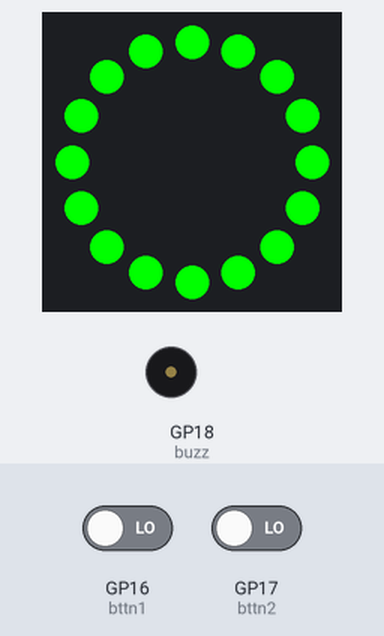
Bench run of a program on a simulated Raspberry Pi Pico running MicroPython. Parts: 16 RGB LEDs in a ring, first at the top, clockwise, buzzer (waves = sounding, pin HIGH). The inputs (shaded band) are chosen by the test bench; at power-on: GP17 (bttn2) LOW, GP16 (bttn1) LOW.

Above: at 4.7 s.
4.8 s: GP17 (bttn2) driven HIGH
At 6.3 s:
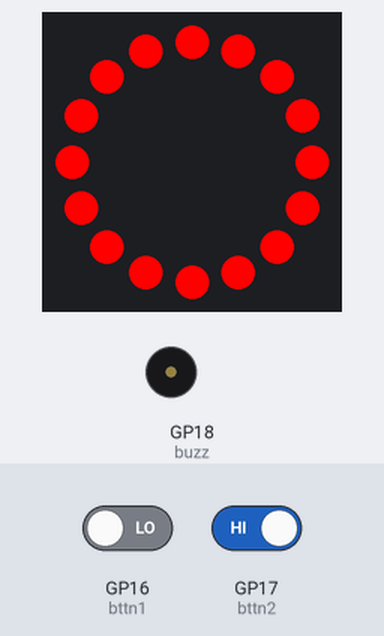
7.8 s: GP16 (bttn1) driven HIGH
At 8.4 s:
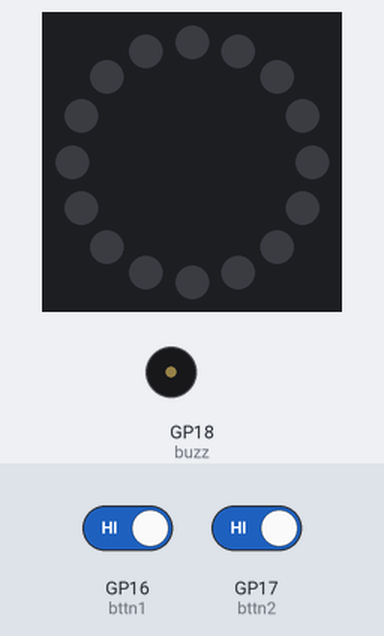
10.8 s: GP16 (bttn1) driven LOW
At 11.9 s:
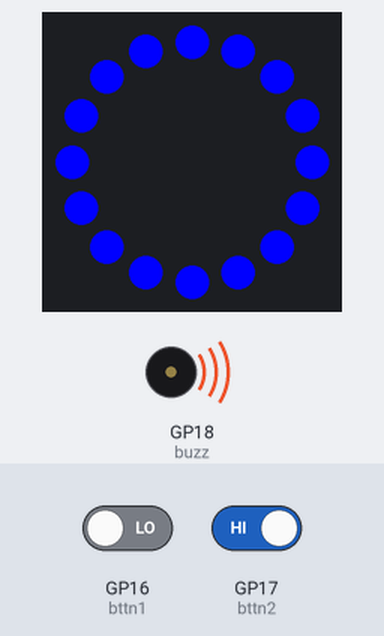
13.8 s: GP17 (bttn2) driven LOW
At 14.6 s:
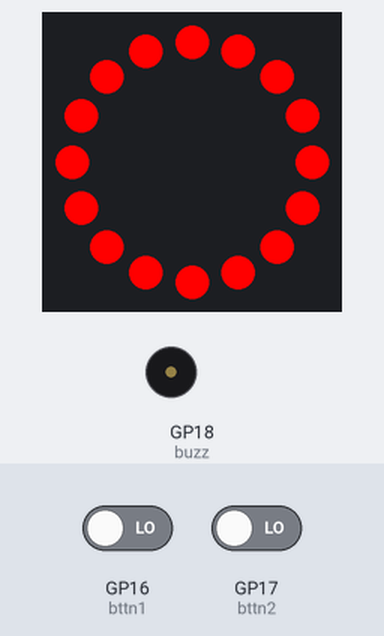
Timing chart, 0 to 16.3 s (numbered marks = the images above; inputs shaded):
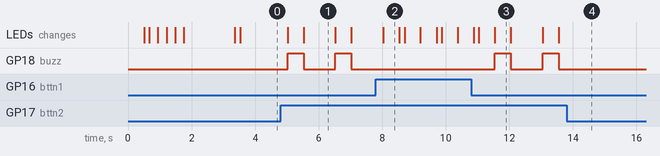

The program:

BusyLight_PICOver01.py
```python
# ---------------------------------------------------------------------
# BusyLight_PICOver01.py
# ======================
#
# Prvni,jednoducha ukazka reseni "BusyLight" za pouziti desky Raspberry
# Pi Pico. Jako svetelny majak pouzit kruh 16-ti RGB LED WS2812B. Ovla-
# dani pomoci dvou tlacitek. Jako sirena pouzit aktivni bzucak.
#
# tlacitko 1.      GP16   prepinani BUSY OFF/ON (zelena/cervena)
# tlacitko 2.      GP17   privolavaci PANIC MODE (stridave cervena+mod-
#                         ra+zvukove znameni na modre)
# aktivni bzucak   GP18   spinani bzucaku resp. "piskatka"
#
# *Sestaveno za pouziti ukazek a trid dostupnych v repozitarich GitHub
# https://github.com/benevpi/pico_python_ws2812b
# https://github.com/blaz-r/pi_pico_neopixel
#
# *Ceske komentare zdrojoveho kodu  (Czech comments of the source code)
#
# vytvoreno:       06.07.2022 (RKu70cz)
# verze:           1.00
# posledni uprava: 09.07.2022 (RKu70cz)
#
# (c) 2022, RKu70cz
# ---------------------------------------------------------------------

from machine import Pin
import time
import ws2812b

#
# metoda "RingOFF"
#         =======
#
# Zhasne vsechny diody LED pasku resp. nastavi na nich cernou barvu
#
def RingOFF():
    ring.fill( BLACK[0],BLACK[1],BLACK[2] )
    ring.show()
    time.sleep(0.5)

#
# metoda "busyON"
#         =======
#
# Vsechny diody LED pasku postupne rozsviti cervene
#
def busyON():
    RingOFF()
    for i in range(numLEDs):
        ring.set_pixel(i, RED[0], RED[1], RED[2])
        time.sleep(0.01)
        ring.show()

#
# metoda "busyOFF"
#         ========
#
# Vsechny diody LED pasku postupne rozsviti zelene
#
def busyOFF():
    RingOFF()
    for i in range(numLEDs):
        ring.set_pixel(i, GREEN[0], GREEN[1], GREEN[2])
        time.sleep(0.01)
        ring.show()

#
# metoda "PanicMODE"
#         =========
#
# Jednorazove provede zmenu barvy LEDek na pasku na modrou a pak cerve-
# nou. Zaroven na dobu zobrazeni modre spusti bzucak.
#
# *protoze me neslo obslouzit pres timer (problem pri jeho deaktivaci)
# tak reseno jednoduse pres odpocitavani v hlavni smycce, ktera ma mo-
# mentalne cyklus 0,5s
#
def PanicMODE():
    ring.fill( BLUE[0],BLUE[1],BLUE[2] )
    ring.show()
    buzz.toggle()
    time.sleep(0.5)

    ring.fill( RED[0],RED[1],RED[2] )
    ring.show()
    buzz.toggle()
    time.sleep(0.5)

numLEDs = 16              # pocet LEDek pasku resp. kruhu
ws2812bDATApin = 22       # PIN, na ktery je napojen DATA INPUT prouzku resp. kruhu

RED = (255, 0, 0)         # definice barev v RGB pro dalsi snadne pouziti
GREEN = (0, 255, 0)
BLUE = (0, 0, 255)
WHITE = (255, 255, 255)   # bila, zatim nepouzita ...
BLACK = (0, 0, 0)         # cerna, vlastne zhasnuto

COLORS = (RED, GREEN, BLUE, WHITE, BLACK)

# pocatecni inicializace GPIO
bttn1 = Pin(16, Pin.IN)   # PIN, na ktere je pripojeno tlacitko 1. - prepinani BUSY OFF/ON (zelena/cervena)
bttn2 = Pin(17, Pin.IN)   # PIN, na ktere je pripojeno tlacitko 2. - aktivace PANIC MODu

buzz = Pin(18, Pin.OUT)   # PIN, na kterem je zapojeno ovladani aktivniho bzucaku

# objekt LED pasku resp. ringu
ring = ws2812b.ws2812b(numLEDs, 0, ws2812bDATApin)
RingOFF()

# test prouzku resp. ringu (nastavi postupne vsechny vyse nadefinovane barvy)
for color in COLORS:
    for i in range(numLEDs):
        ring.set_pixel(i, color[0], color[1], color[2])
        time.sleep(0.01)
        ring.show()
    time.sleep(0.1)

busy = False             # priznak rezimu BUSY ON ( busy = True = CERVENA; jinak ZELENA )
panic = False            # priznak aktivace rezimu "PANIC MODE"; True = aktivni ( v tomto rezimu je take zaroven busy = True )

time.sleep(1)
busyOFF()

panicMCount = 0          # interne zaznamenavany pocet prubehu smycky - odpocitavani pro tzv. "PANIC MODE"
panicMFirst = True       # priznak prvniho prubehu smycky po aktivaci "PANIC MODE"
panicMDelay = 20         # hodnota po jejimz dosazeni bude zvukovy a svetelny signal v "PANIC MODE"
                         # *smycka jede momentalne s periodou 0,5s
                         # *takto nastaveno je to vlastne 20 x 0,5s = kazdych 10s

# -------------------------
# HLAVNI (nekonecna) SMYCKA
# -------------------------
while True:

    b1 = bttn1.value()   # nacte stavy tlacitek do promennych ( uklada se 0 nebo 1 s tim, ze 1 je "stisknuto" )
    b2 = bttn2.value()   # *jedine misto kde se cte; zbytek kodu se ridi jiz jednom hodnotami v promennych b1, b2
                         # a pripadne ostatnimi pomocnymi priznaky ( busy, panic, panicMFirst, panicMDelay ... )
                         # *v kodu je zarizeno tak, ze tlacitko 1. ma vzdy prednost
    if b1:
        if panic:
            #print( "panic OFF" )
            panic = False
            busy = True
        else:
            if busy:
                busy = False
            else:
                busy = True
    elif b2:
        #print( "panic ON" )
        busy = True
        panic = True

    #print( panic )
    #print( busy )
    #print( "" )

    if b1:
        if busy:
            busyON()
        else:
            busyOFF()
    elif b2:
        if panic:
            panicMFirst = True
            panicMCount = 0

    if panic:
        if panicMFirst:
            panicMFirst = False
            PanicMODE()
        else:
            panicMCount = panicMCount + 1
            #print( panicMCount )
            if panicMCount >= panicMDelay:
                panicMCount = 0
                PanicMODE()
        time.sleep(0.5)
    else:
        time.sleep(0.5)
```

Measured:
- after the input at 4.8 s, GP18 (buzz): alternates HIGH for 0.50 s and LOW for 1.0 s, starting after 0.23 s; the LEDs: first change after 0.23 s (image 1 shows a later state)
- after the input at 7.8 s, GP18 (buzz): stops changing and stays LOW; the LEDs: change after 0.23 s (image 2)
- after the input at 10.8 s, GP18 (buzz): alternates HIGH for 0.50 s and LOW for 1.0 s, starting after 0.75 s; the LEDs: first differ from a run without the input after 0.75 s (image 3)
- after the input at 13.8 s, GP18 (buzz): stays LOW (without the input it goes to HIGH after 0.75 s)
- what the display in image 1 shows lasts 1.0 s, from 5.5 s to 6.5 s
- what the display in image 3 shows lasts 0.5 s, from 11.5 s to 12.0 s
